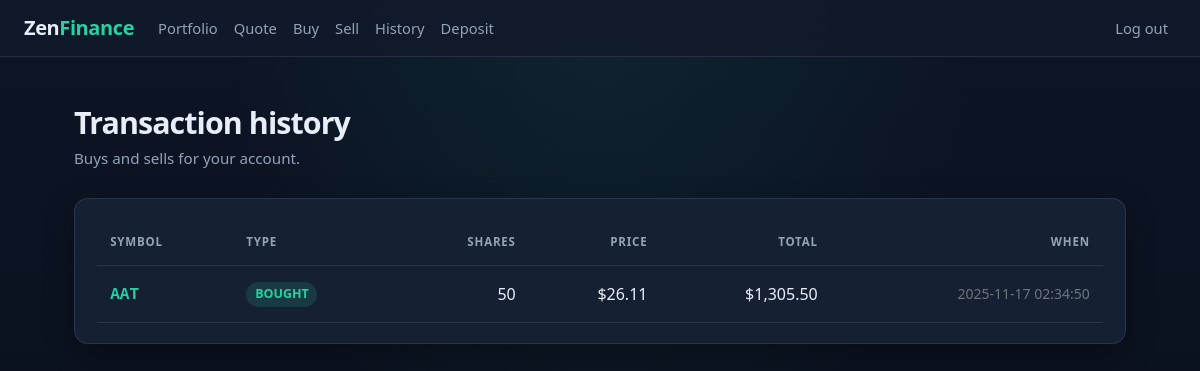
Screenshot of /history (signed in) with the database file from the repository.
### tables this page shows
CREATE TABLE "transactions" (
id INTEGER PRIMARY KEY AUTOINCREMENT NOT NULL,
user_id INTEGER NOT NULL,
symbol TEXT NOT NULL,
shares INTEGER NOT NULL,
price NUMERIC NOT NULL,
timestamp DATETIME DEFAULT CURRENT_TIMESTAMP, 'transaction_type'  TEXT NOT NULL  ,
FOREIGN KEY (user_id) REFERENCES users(id)
);

### app.py (the view)
@app.route("/history")
@login_required
def history():
    user_id = session["user_id"]
    transactions = db.execute(
        "SELECT * FROM transactions WHERE user_id = ? ORDER BY id DESC", user_id
    )
    return render_template("history.html", transactions=transactions)

### app.py (called while the page is built)
@app.after_request
def after_request(response):
    response.headers["Cache-Control"] = "no-cache, no-store, must-revalidate"
    response.headers["Expires"] = 0
    response.headers["Pragma"] = "no-cache"
    return response

### helpers.py (called while the page is built)
def login_required(f):
    @wraps(f)
    def decorated_function(*args, **kwargs):
        if session.get("user_id") is None:
            return redirect("/login")
        return f(*args, **kwargs)
    return decorated_function

def usd(value):
    try:
        return f"${float(value):,.2f}"
    except (TypeError, ValueError):
        return "$0.00"

### templates/history.html (shortened to what this page needs)
{% extends "layout.html" %}
{% block main %}
<h1 class="zf-page-title">Transaction history</h1>
<p class="zf-page-sub">Buys and sells for your account.</p>
<div class="zf-card">
    {% if transactions %}
        <div class="table-responsive">
            <table class="table zf-table table-hover align-middle">
                <thead>
                    <tr>
                        <th>Symbol</th>
                        <th>Type</th>
                        <th class="text-end">Shares</th>
                        <th class="text-end">Price</th>
                        <th class="text-end d-none d-md-table-cell">Total</th>
                        <th class="text-end">When</th>
                    </tr>
                </thead>
                <tbody>
                    {% for t in transactions %}
                        <tr>
                            <td><span class="zf-symbol">{{ t.symbol }}</span></td>
                            <td>
                                <span class="zf-pill {% if t.transaction_type == 'BOUGHT' %}zf-pill-pos{% else %}zf-pill-neg{% endif %}">
                                    {{ t.transaction_type }}
                                </span>
                            </td>
                            <td class="text-end">{{ t.shares }}</td>
                            <td class="text-end">{{ t.price | usd }}</td>
                            <td class="text-end d-none d-md-table-cell">{{ (t.shares * t.price) | usd }}</td>
                            <td class="text-end text-secondary small">{{ t.timestamp }}</td>
                        </tr>
                    {% endfor %}
                </tbody>
            </table>
        </div>
    {% else %}
        <div class="zf-empty mb-0">
            <p class="mb-0">No transactions yet.</p>
        </div>
    {% endif %}
</div>
{% endblock %}

### static/styles.css (style rules this page uses)
:root { --zf-bg: #0b1220; --zf-bg-elevated: #121a2b; --zf-surface: #162033; --zf-border: rgba(148, 163, 184, 0.16); --zf-text: #e8eef7; --zf-muted: #94a3b8; --zf-accent: #22d3a6; --zf-accent-dim: rgba(34, 211, 166, 0.14); --zf-danger: #f87171; --zf-danger-dim: rgba(248, 113, 113, 0.14); --zf-warning: #fbbf24; --zf-radius: 14px; --zf-shadow: 0 10px 30px rgba(0, 0, 0, 0.28); --zf-font: "Segoe UI", system-ui, -apple-system, sans-serif; --zf-mono: "Cascadia Mono", "Consolas", ui-monospace, monospace; }
html { color-scheme: dark; }
body.zf-body { margin: 0; min-height: 100vh; font-family: var(--zf-font); background: radial-gradient(ellipse at top, rgba(34, 211, 166, 0.08), transparent 45%), linear-gradient(180deg, #0d1526 0%, var(--zf-bg) 40%, #090f1a 100%); color: var(--zf-text); }
.zf-page-title { font-size: clamp(1.5rem, 3vw, 1.9rem); font-weight: 650; letter-spacing: -0.03em; margin: 0 0 0.35rem; }
.zf-page-sub { color: var(--zf-muted); margin: 0 0 1.75rem; font-size: 0.95rem; }
.zf-card { background: var(--zf-surface); border: 1px solid var(--zf-border); border-radius: var(--zf-radius); box-shadow: var(--zf-shadow); padding: 1.25rem 1.35rem; height: 100%; }
.zf-table { --bs-table-bg: transparent; --bs-table-color: var(--zf-text); --bs-table-border-color: var(--zf-border); --bs-table-striped-bg: rgba(255, 255, 255, 0.02); --bs-table-hover-bg: rgba(34, 211, 166, 0.06); margin: 0; font-variant-numeric: tabular-nums; }
.zf-table thead th { color: var(--zf-muted); font-size: 0.72rem; letter-spacing: 0.07em; text-transform: uppercase; font-weight: 600; border-bottom-width: 1px; }
.zf-table td, .zf-table th { vertical-align: middle; padding: 0.9rem 0.85rem; }
.zf-symbol { font-family: var(--zf-mono); font-weight: 600; color: var(--zf-accent); }
.zf-pill { display: inline-flex; align-items: center; gap: 0.25rem; border-radius: 999px; padding: 0.2rem 0.55rem; font-size: 0.78rem; font-weight: 600; }
.zf-pill-pos { background: var(--zf-accent-dim); color: var(--zf-accent); }

### rows the page displays
transactions: symbol "AAT", transaction_type "BOUGHT", shares "50", price "$26.11", (t.shares*t.price)|usd "$1,305.50", timestamp "2025-11-17 02:34:50"
